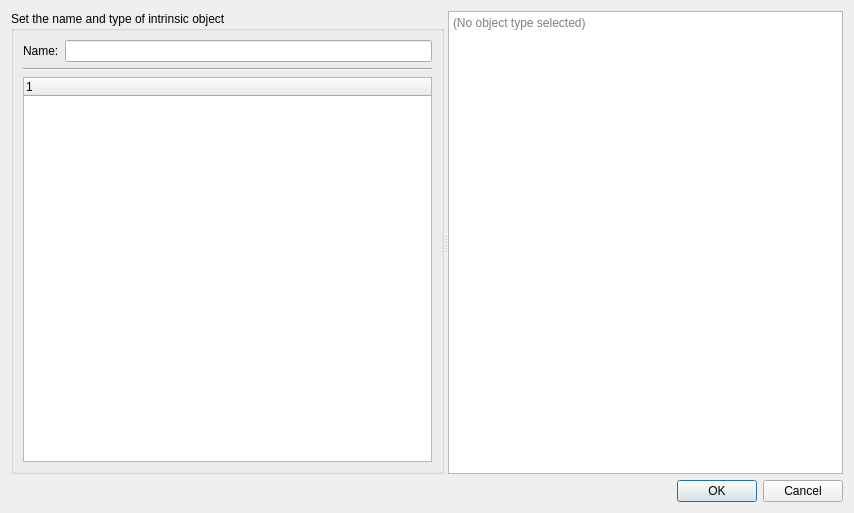
<?xml version="1.0" encoding="UTF-8"?>
<ui version="4.0">
 <class>IntrinsicObjectCreationDialog</class>
 <widget class="QDialog" name="IntrinsicObjectCreationDialog">
  <property name="geometry">
   <rect>
    <x>0</x>
    <y>0</y>
    <width>854</width>
    <height>513</height>
   </rect>
  </property>
  <property name="windowTitle">
   <string>Dialog</string>
  </property>
  <layout class="QVBoxLayout" name="verticalLayout_2">
   <item>
    <widget class="QSplitter" name="splitter">
     <property name="orientation">
      <enum>Qt::Horizontal</enum>
     </property>
     <widget class="QGroupBox" name="objectInfoGroupBox">
      <property name="title">
       <string>Set the name and type of intrinsic object</string>
      </property>
      <layout class="QVBoxLayout" name="verticalLayout">
       <item>
        <layout class="QHBoxLayout" name="horizontalLayout">
         <item>
          <widget class="QLabel" name="label">
           <property name="text">
            <string>Name:</string>
           </property>
          </widget>
         </item>
         <item>
          <widget class="QLineEdit" name="nameLineEdit"/>
         </item>
        </layout>
       </item>
       <item>
        <widget class="Line" name="line">
         <property name="orientation">
          <enum>Qt::Horizontal</enum>
         </property>
        </widget>
       </item>
       <item>
        <widget class="QTreeWidget" name="typeTreeWidget">
         <column>
          <property name="text">
           <string notr="true">1</string>
          </property>
         </column>
        </widget>
       </item>
      </layout>
     </widget>
     <widget class="QTextBrowser" name="documentBrowser">
      <property name="placeholderText">
       <string>(No object type selected)</string>
      </property>
     </widget>
    </widget>
   </item>
   <item>
    <widget class="QDialogButtonBox" name="buttonBox">
     <property name="orientation">
      <enum>Qt::Horizontal</enum>
     </property>
     <property name="standardButtons">
      <set>QDialogButtonBox::Cancel|QDialogButtonBox::Ok</set>
     </property>
    </widget>
   </item>
  </layout>
 </widget>
 <resources/>
 <connections>
  <connection>
   <sender>buttonBox</sender>
   <signal>rejected()</signal>
   <receiver>IntrinsicObjectCreationDialog</receiver>
   <slot>reject()</slot>
   <hints>
    <hint type="sourcelabel">
     <x>316</x>
     <y>260</y>
    </hint>
    <hint type="destinationlabel">
     <x>286</x>
     <y>274</y>
    </hint>
   </hints>
  </connection>
 </connections>
</ui>
